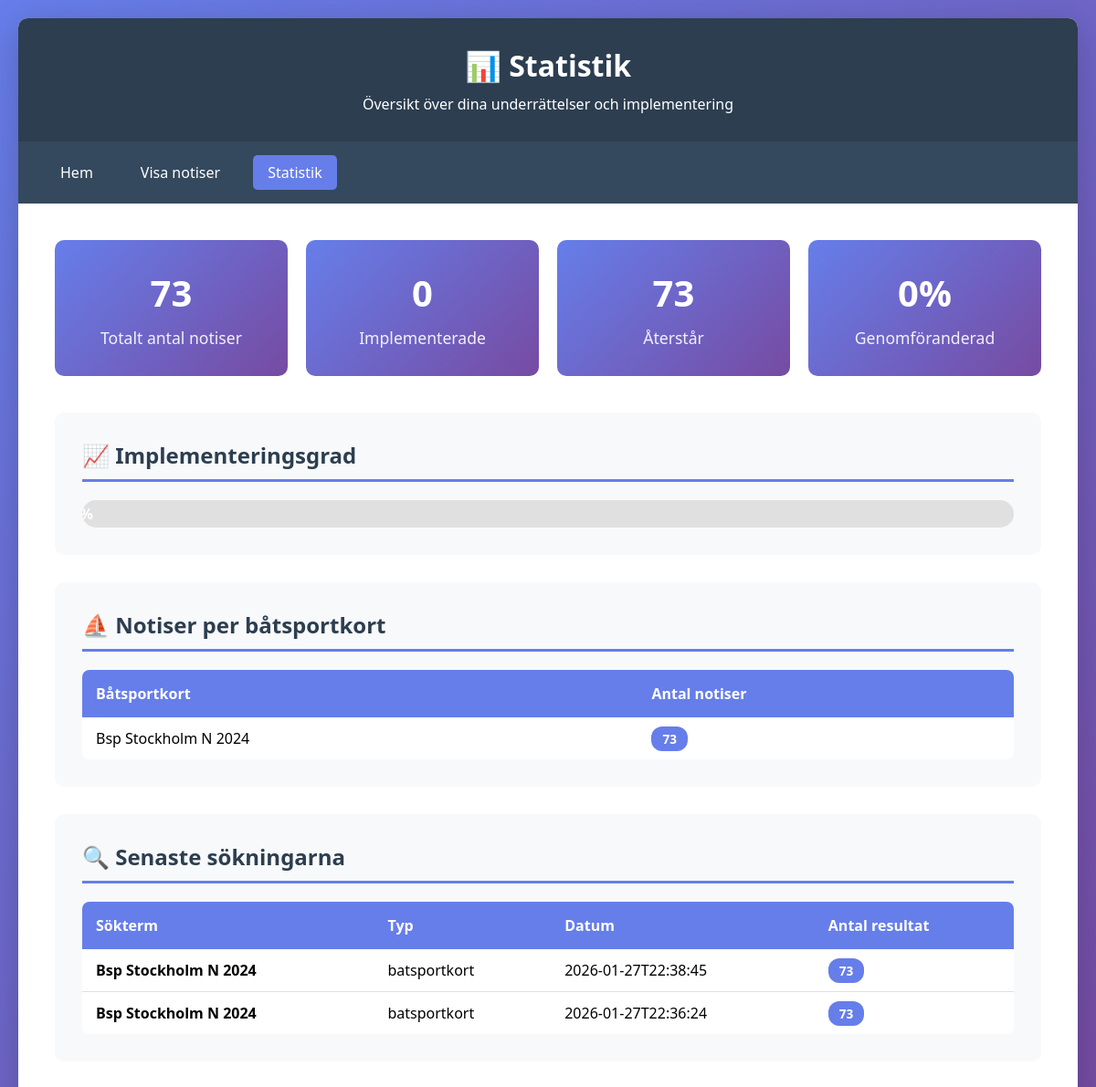
The page /statistics on the database as committed earlier.
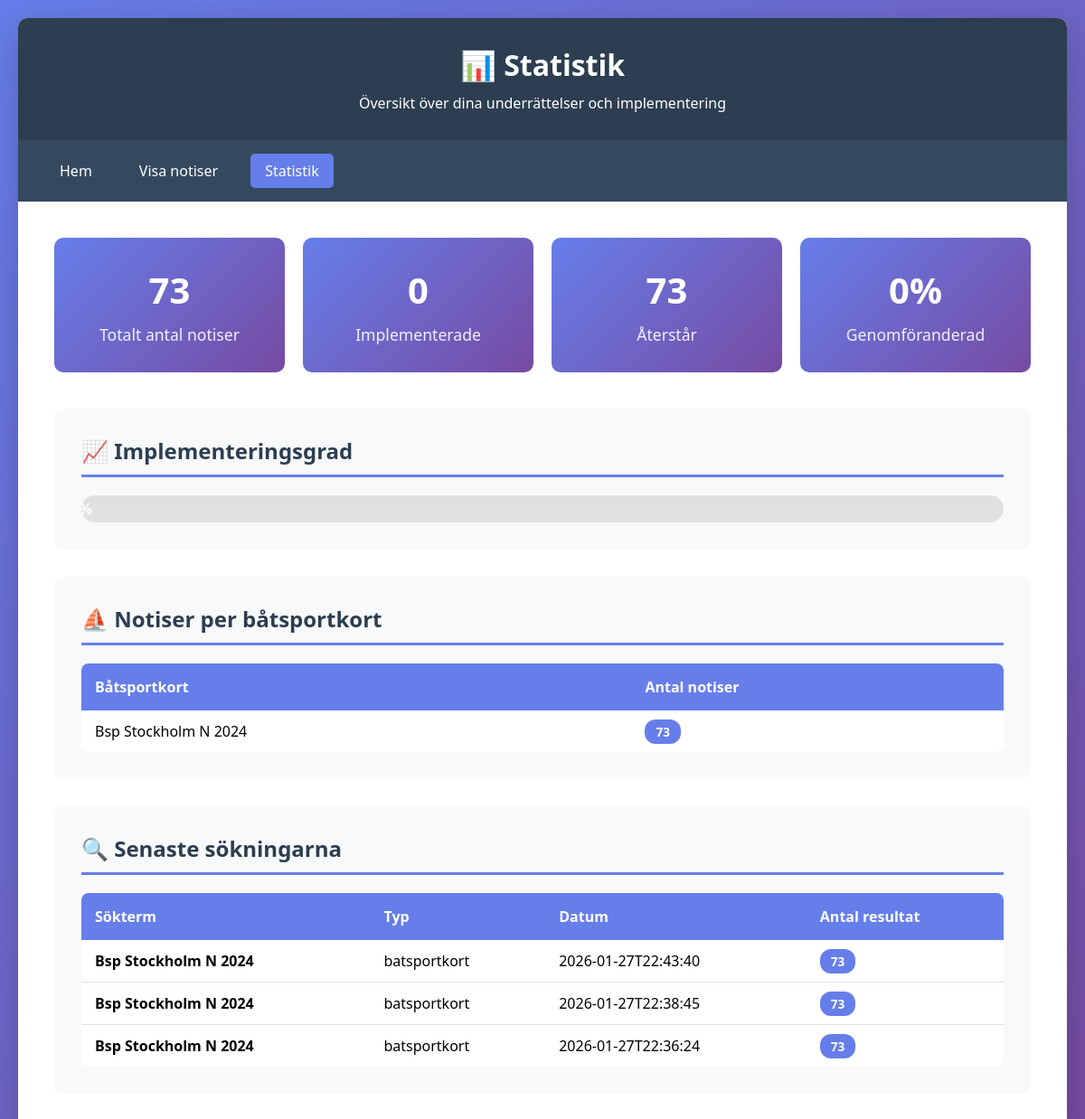
The same page on the database as committed later.
### tables this page shows
CREATE TABLE search_history (
            id INTEGER PRIMARY KEY AUTOINCREMENT,
            search_term TEXT,
            search_type TEXT,
            search_date TEXT,
            results_count INTEGER
        );

### app.py (the view)
@app.route('/statistics')
def statistics():
    conn = get_db()
    c = conn.cursor()
    c.execute('SELECT COUNT(*) FROM notices')
    total_notices = c.fetchone()[0]
    c.execute('SELECT COUNT(*) FROM implementation_status WHERE implemented = 1')
    implemented = c.fetchone()[0]
    c.execute('''
        SELECT sjokort_nummer, COUNT(*) as count
        FROM notices
        WHERE sjokort_nummer != ''
        GROUP BY sjokort_nummer
        ORDER BY count DESC
    ''')
    by_sjokort = c.fetchall()
    c.execute('''
        SELECT batsportkort, COUNT(*) as count
        FROM notices
        WHERE batsportkort != ''
        GROUP BY batsportkort
        ORDER BY count DESC
    ''')
    by_batsportkort = c.fetchall()
    c.execute('''
        SELECT search_term, search_type, search_date, results_count
        FROM search_history
        ORDER BY search_date DESC
        LIMIT 10
    ''')
    recent_searches = c.fetchall()
    conn.close()
    return render_template('statistics.html',
                         total_notices=total_notices,
                         implemented=implemented,
                         by_sjokort=by_sjokort,
                         by_batsportkort=by_batsportkort,
                         recent_searches=recent_searches)

### app.py (called while the page is built)
def get_db():
    conn = sqlite3.connect(app.config['DATABASE'])
    conn.row_factory = sqlite3.Row
    return conn

### templates/statistics.html (shortened to what this page needs)
<!DOCTYPE html>
<html lang="sv">
<head>
</head>
<body>
    <div class="container">
        <header>
            <h1>📊 Statistik</h1>
            <p>Översikt över dina underrättelser och implementering</p>
        </header>
        <nav>
            <a href="/">Hem</a>
            <a href="/notices">Visa notiser</a>
            <a href="/statistics" class="active">Statistik</a>
        </nav>
        <div class="content">
            <div class="stats-grid">
                <div class="stat-card">
                    <h3>{{ total_notices }}</h3>
                    <p>Totalt antal notiser</p>
                </div>
                <div class="stat-card">
                    <h3>{{ implemented }}</h3>
                    <p>Implementerade</p>
                </div>
                <div class="stat-card">
                    <h3>{{ total_notices - implemented }}</h3>
                    <p>Återstår</p>
                </div>
                <div class="stat-card">
                    <h3>{% if total_notices > 0 %}{{ ((implemented / total_notices) * 100)|round|int }}%{% else %}0%{% endif %}</h3>
                    <p>Genomföranderad</p>
                </div>
            </div>
            {% if total_notices > 0 %}
            <div class="section">
                <h2>📈 Implementeringsgrad</h2>
                <div class="progress-bar">
                    <div class="progress-fill" style="width: {% if total_notices > 0 %}{{ (implemented / total_notices) * 100 }}%{% else %}0%{% endif %}">
                        {% if total_notices > 0 %}{{ ((implemented / total_notices) * 100)|round|int }}%{% else %}0%{% endif %}
                    </div>
                </div>
            </div>
            {% endif %}
            {% if by_batsportkort %}
            <div class="section">
                <h2>⛵ Notiser per båtsportkort</h2>
                <table>
                    <thead>
                        <tr>
                            <th>Båtsportkort</th>
                            <th>Antal notiser</th>
                        </tr>
                    </thead>
                    <tbody>
                        {% for item in by_batsportkort %}
                        <tr>
                            <td>{{ item[0] }}</td>
                            <td><span class="badge">{{ item[1] }}</span></td>
                        </tr>
                        {% endfor %}
                    </tbody>
                </table>
            </div>
            {% endif %}
            {% if recent_searches %}
            <div class="section">
                <h2>🔍 Senaste sökningarna</h2>
                <table>
                    <thead>
                        <tr>
                            <th>Sökterm</th>
                            <th>Typ</th>
                            <th>Datum</th>
                            <th>Antal resultat</th>
                        </tr>
                    </thead>
                    <tbody>
                        {% for search in recent_searches %}
                        <tr>
                            <td><strong>{{ search[0] }}</strong></td>
                            <td>{{ search[1] }}</td>
                            <td>{{ search[2][:19] }}</td>
                            <td><span class="badge">{{ search[3] }}</span></td>
                        </tr>
                        {% endfor %}
                    </tbody>
                </table>
            </div>
            {% endif %}
        </div>
    </div>
</body>
</html>

### templates/statistics.html (style rules this page uses)
* { margin: 0; padding: 0; box-sizing: border-box; }
body { font-family: 'Segoe UI', Tahoma, Geneva, Verdana, sans-serif; background: linear-gradient(135deg, #667eea 0%, #764ba2 100%); min-height: 100vh; padding: 20px; }
.container { max-width: 1400px; margin: 0 auto; background: white; border-radius: 10px; box-shadow: 0 10px 40px rgba(0,0,0,0.2); overflow: hidden; }
header { background: #2c3e50; color: white; padding: 30px; text-align: center; }
header h1 { font-size: 2em; margin-bottom: 10px; }
nav { background: #34495e; padding: 15px 30px; display: flex; gap: 20px; flex-wrap: wrap; }
nav a { color: white; text-decoration: none; padding: 8px 16px; border-radius: 5px; transition: background 0.3s; }
nav a.active { background: #667eea; }
.content { padding: 40px; }
.stats-grid { display: grid; grid-template-columns: repeat(auto-fit, minmax(250px, 1fr)); gap: 20px; margin-bottom: 40px; }
.stat-card { background: linear-gradient(135deg, #667eea 0%, #764ba2 100%); color: white; padding: 30px; border-radius: 10px; text-align: center; }
.stat-card h3 { font-size: 2.5em; margin-bottom: 10px; }
.stat-card p { opacity: 0.9; font-size: 1.1em; }
.section { background: #f8f9fa; padding: 30px; border-radius: 10px; margin-bottom: 30px; }
.section h2 { color: #2c3e50; margin-bottom: 20px; padding-bottom: 10px; border-bottom: 3px solid #667eea; }
table { width: 100%; border-collapse: collapse; background: white; border-radius: 8px; overflow: hidden; }
table th { background: #667eea; color: white; padding: 15px; text-align: left; font-weight: 600; }
table td { padding: 12px 15px; border-bottom: 1px solid #e0e0e0; }
table tr:last-child td { border-bottom: none; }
.badge { background: #667eea; color: white; padding: 4px 12px; border-radius: 12px; font-size: 0.85em; font-weight: bold; }
.progress-bar { width: 100%; height: 30px; background: #e0e0e0; border-radius: 15px; overflow: hidden; margin-top: 20px; }
.progress-fill { height: 100%; background: linear-gradient(90deg, #4caf50 0%, #8bc34a 100%); display: flex; align-items: center; justify-content: center; color: white; font-weight: bold; transition: width 0.3s; }

Rows that differ between the two databases and show on the page:
added search_history: search_term "Bsp Stockholm N 2024", search_type "batsportkort", search_date "2026-01-27T22:43:40", results_count "73"
